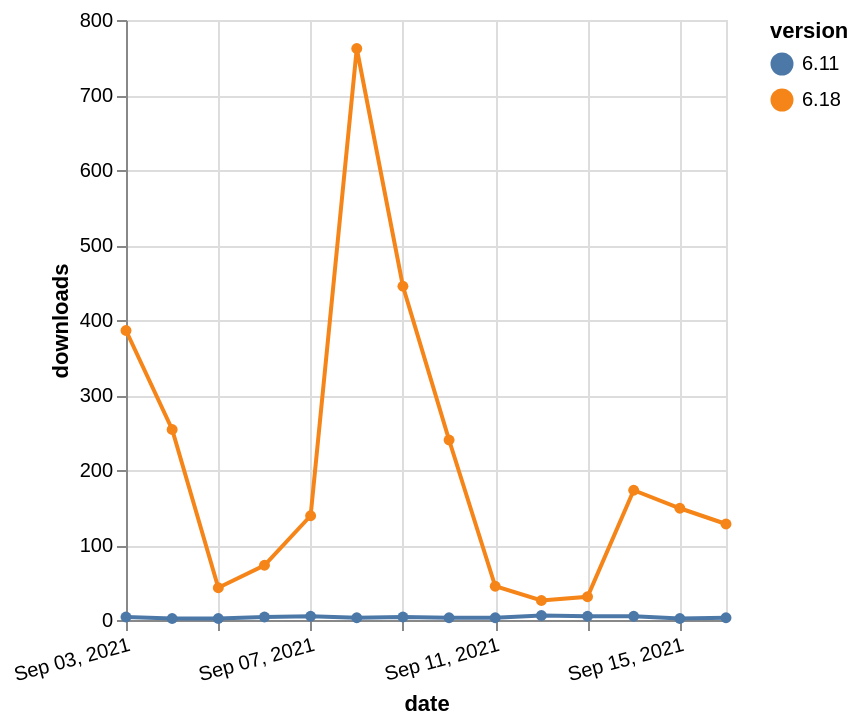

Specify this chart in Vega-Lite:
### Vega-Lite specification from a JSON file in a GitHub repository (floating-point values rounded to 4 significant figures)
{"$schema": "https://vega.github.io/schema/vega-lite/v5.json", "description": "A simple bar chart with embedded data.", "data": {"values": [{"date": "2021-09-03", "total": 32015, "delta": 4, "version": "6.11"}, {"date": "2021-09-04", "total": 32017, "delta": 2, "version": "6.11"}, {"date": "2021-09-05", "total": 32019, "delta": 2, "version": "6.11"}, {"date": "2021-09-06", "total": 32023, "delta": 4, "version": "6.11"}, {"date": "2021-09-07", "total": 32028, "delta": 5, "version": "6.11"}, {"date": "2021-09-08", "total": 32031, "delta": 3, "version": "6.11"}, {"date": "2021-09-09", "total": 32035, "delta": 4, "version": "6.11"}, {"date": "2021-09-10", "total": 32038, "delta": 3, "version": "6.11"}, {"date": "2021-09-11", "total": 32041, "delta": 3, "version": "6.11"}, {"date": "2021-09-12", "total": 32047, "delta": 6, "version": "6.11"}, {"date": "2021-09-13", "total": 32052, "delta": 5, "version": "6.11"}, {"date": "2021-09-14", "total": 32057, "delta": 5, "version": "6.11"}, {"date": "2021-09-15", "total": 32059, "delta": 2, "version": "6.11"}, {"date": "2021-09-16", "total": 32062, "delta": 3, "version": "6.11"}, {"date": "2021-09-03", "total": 141837, "delta": 386, "version": "6.18"}, {"date": "2021-09-04", "total": 142091, "delta": 254, "version": "6.18"}, {"date": "2021-09-05", "total": 142134, "delta": 43, "version": "6.18"}, {"date": "2021-09-06", "total": 142207, "delta": 73, "version": "6.18"}, {"date": "2021-09-07", "total": 142346, "delta": 139, "version": "6.18"}, {"date": "2021-09-08", "total": 143108, "delta": 762, "version": "6.18"}, {"date": "2021-09-09", "total": 143553, "delta": 445, "version": "6.18"}, {"date": "2021-09-10", "total": 143793, "delta": 240, "version": "6.18"}, {"date": "2021-09-11", "total": 143838, "delta": 45, "version": "6.18"}, {"date": "2021-09-12", "total": 143864, "delta": 26, "version": "6.18"}, {"date": "2021-09-13", "total": 143895, "delta": 31, "version": "6.18"}, {"date": "2021-09-14", "total": 144068, "delta": 173, "version": "6.18"}, {"date": "2021-09-15", "total": 144217, "delta": 149, "version": "6.18"}, {"date": "2021-09-16", "total": 144345, "delta": 128, "version": "6.18"}]}, "width": "container", "mark": {"type": "line", "point": {"filled": true}}, "encoding": {"x": {"field": "date", "type": "temporal", "timeUnit": "yearmonthdate", "title": "date", "axis": {"labelAngle": -15}}, "y": {"field": "delta", "type": "quantitative", "title": "downloads"}, "color": {"field": "version", "type": "nominal"}, "tooltip": {"field": "delta"}}}
